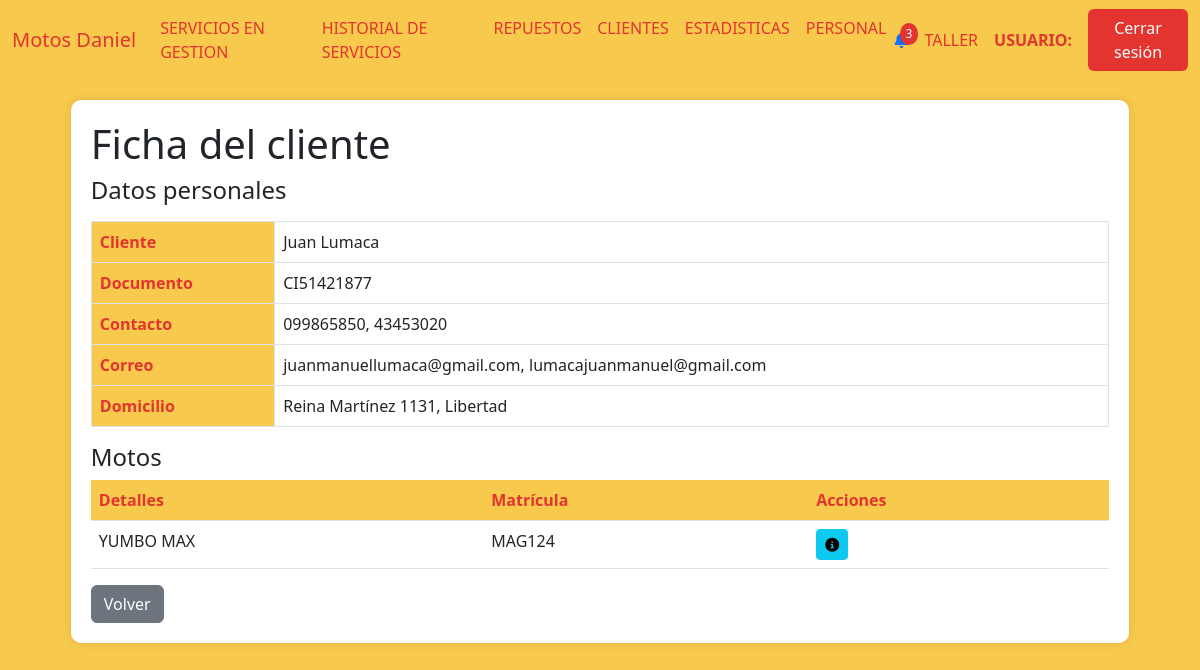
/detalles_cliente_taller/1, run on the app's committed database.
### AppUM/models.py (models this page shows)
class Cliente(models.Model):
    documento = models.CharField(max_length=20, unique=True)
    nombre = models.CharField(max_length=20)
    apellido  = models.CharField(max_length=20)
    fecha_nacimiento = models.DateField(null=True,blank=True)
    domicilio = models.CharField(max_length=500,blank=True)
    fondo_pesos = models.DecimalField(max_digits=10, decimal_places=2,default=0)
    fondo_dolares = models.DecimalField(max_digits=10, decimal_places=2,default=0)

class ClienteTelefono(models.Model):
    cliente = models.ForeignKey(Cliente, related_name='cliente_telefono', on_delete=models.CASCADE, null=True)
    telefono = models.CharField(max_length=10)
    principal = models.BooleanField(default=True)

class ClienteCorreo(models.Model):
    cliente = models.ForeignKey(Cliente, related_name='cliente_correo', on_delete=models.CASCADE, null=True)
    correo = models.CharField(max_length=100)
    principal = models.BooleanField(default=True)

class Matriculas(models.Model):
    moto = models.ForeignKey(Moto, related_name='moto', on_delete=models.CASCADE, null=True)
    matricula = models.CharField(max_length=20, unique=True)
    padron = models.IntegerField(unique=True,default=0)

### AppUM/views.py (the view)
# urls.py: path('detalles_cliente_taller/<int:id_cliente>', views.detalles_cliente_taller,name="DetallesClienteTaller"),
def detalles_cliente_taller(req,id_cliente):
    cliente = Cliente.objects.get(id=id_cliente)
    tel1 = ClienteTelefono.objects.filter(principal=1,cliente_id=id_cliente).first()
    tel_1 = tel1.telefono
    tel2 = ClienteTelefono.objects.filter(principal=0,cliente_id=id_cliente).first()
    correo1 = ClienteCorreo.objects.filter(principal=1,cliente_id=id_cliente).first()
    correo2 = ClienteCorreo.objects.filter(principal=0,cliente_id=id_cliente).first()
    if tel2:
        tel_2 = tel2.telefono
    else:
        tel_2 = None
    if correo1:
        c_1 = correo1.correo
    else:
        c_1 = None
    if correo2:
        c_2 = correo2.correo
    else:
        c_2 = None
    resultados_motos = (
    Servicios.objects
    .filter(cliente__id=id_cliente)
    .select_related('moto', 'cliente')
    .values('moto__marca', 'moto__modelo','moto__id')  # Agrupar por estos campos
    .annotate(ultima_fecha_ingreso=Max('fecha_ingreso'))
    .order_by('-ultima_fecha_ingreso')
    )
    res_data = []
    for resultado in resultados_motos:
            matricula = Matriculas.objects.filter(moto_id=resultado['moto__id']).first()
            res_data.append({
            'moto': resultado,
            "matricula":matricula.matricula if matricula else "Sin matrícula"
        })
    page_obj = funcion_paginas_varias(req,res_data)
    return render(req,"perfil_taller/clientes/detalles_cliente.html",{
                                                                    "page_obj":page_obj,
                                                                    "cliente":cliente,
                                                                    "tel1":tel_1,
                                                                    "tel2":tel_2,
                                                                    "correo1":c_1,
                                                                    "correo2":c_2,
                                                                    })

### AppUM/functions.py (called while the page is built)
def funcion_paginas_varias(req,instancia_model):
    paginator = Paginator(instancia_model, 5)  # 5 motos por página
    page_number = req.GET.get('page')  # Obtiene el número de página desde la URL
    page_obj = paginator.get_page(page_number)
    return page_obj

### AppUM/templates/perfil_taller/clientes/detalles_cliente.html (shortened to what this page needs)
{% extends "perfil_taller/padre_perfil_taller.html" %}
{% load static %}
{% block contenidoQueCambia %}
<div class="table-container" id="clienteDetails">
    <h1>Ficha del cliente</h1>
    <h4>Datos personales</h4>
    <table class="table table-bordered">
        <tbody>
            <tr>
                <th scope="row">Cliente</th>
                <td>{{ cliente.nombre }} {{ cliente.apellido }}</td>
            </tr>
            <tr>
                <th scope="row">Documento</th>
                <td>{{ cliente.documento }}</td>
            </tr>
            <tr>
                <th scope="row">Contacto</th>
                <td>{{ tel1 }}{% if tel2 %}, {{ tel2 }}{% endif %}</td>
            </tr>
            <tr>
                <th scope="row">Correo</th>
                <td>{% if correo1 %}{{ correo1 }}{% if correo2 %}, {{ correo2 }}{% endif %} {% else %} El cliente no tiene correo {% endif %}</td>
            </tr>
            <tr>
                <th scope="row">Domicilio</th>
                <td>{{ cliente.domicilio }}</td>
            </tr>
        </tbody>
    </table>
    <h4>Motos</h4>
    <table class="table">
        <thead>
            <tr>
                <th scope="row">Detalles</th>
                <th scope="row">Matrícula</th>
                <th scope="row">Acciones</th>
            </tr>
        </thead>
        <tbody>
            {% if page_obj %}
                {% for item in page_obj %}
                    <tr>
                        <td>{{ item.moto.moto__marca }} {{ item.moto.moto__modelo }}</td>
                        <td>
                            {{ item.matricula }}
                        </td>
                        <td>
                            <a href="{% url 'ServiciosPorMoto' item.moto.moto__id cliente.id %}"><button class="btn btn-sm btn-info"><i class="fas fa-info-circle"></i></button></a>
                        </td>
                    </tr>
                {% endfor %}
            {% else %}
                <tr>
                    <td colspan="9" class="text-center text-muted">
                        No hay registros de motos.
                    </td>
                </tr>
            {% endif %}
        </tbody>
    </table>
    <a href="{% url 'ClientesTaller' %}" class="btn btn-secondary">Volver</a>
</div>
{% endblock %}

### AppUM/static/css/styles.css (style rules this page uses)
body { background-color: #f7ca4d; }
.table-container { background-color: #fff; border-radius: 10px; padding: 20px; box-shadow: 0px 0px 10px rgba(0, 0, 0, 0.1); margin: 20px auto; max-width: 90%; }
.table th { background-color: #f7ca4d; color: #e3342f; }

### data on the page
Cliente: nombre "Juan", apellido "Lumaca", documento "CI51421877", domicilio "Reina Martínez 1131, Libertad"
ClienteTelefono: telefono "099865850"
ClienteTelefono: telefono "43453020"
ClienteCorreo: correo "juanmanuellumaca@gmail.com"
ClienteCorreo: correo "lumacajuanmanuel@gmail.com"
Matriculas: matricula "MAG124"

### other printed values
{{ item.moto.moto__marca }} "YUMBO"
{{ item.moto.moto__modelo }} "MAX"
